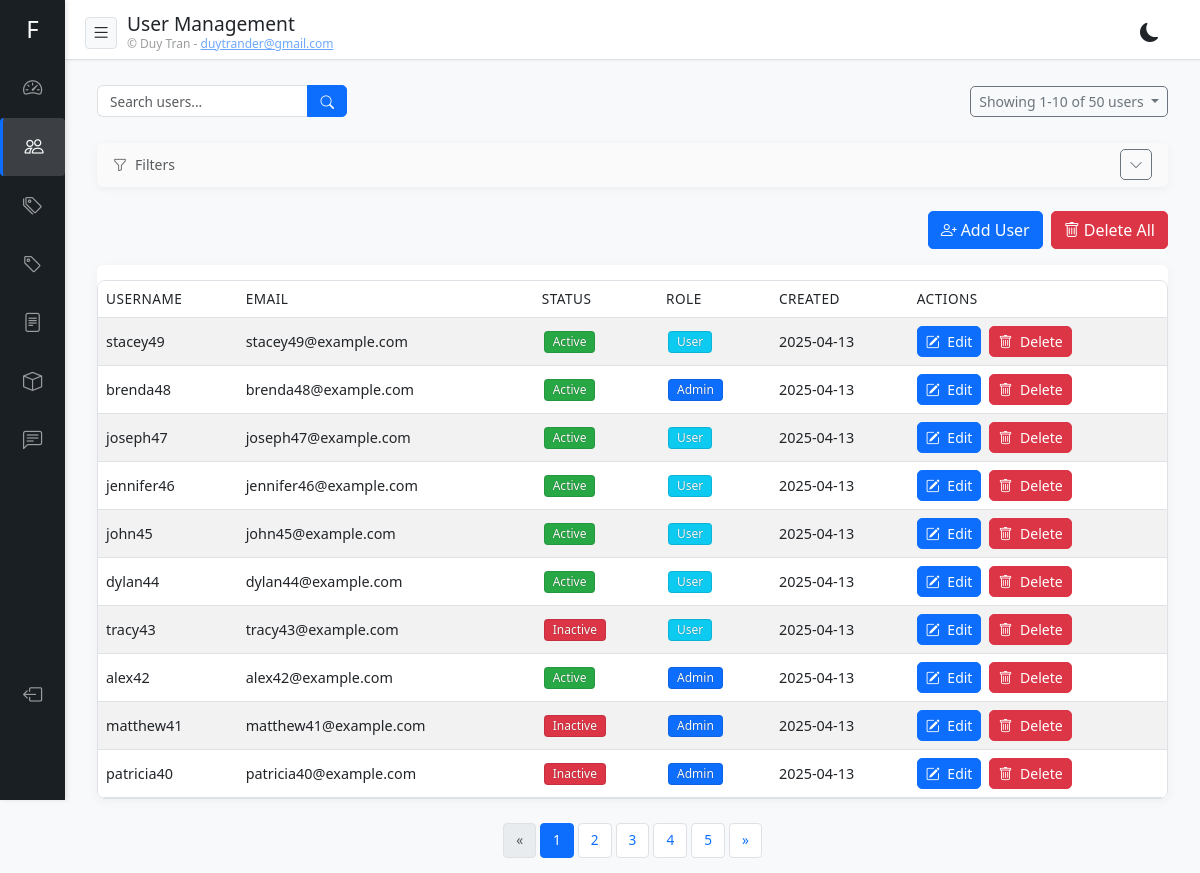
The page /admin/users/ (signed in) on the database as committed earlier.
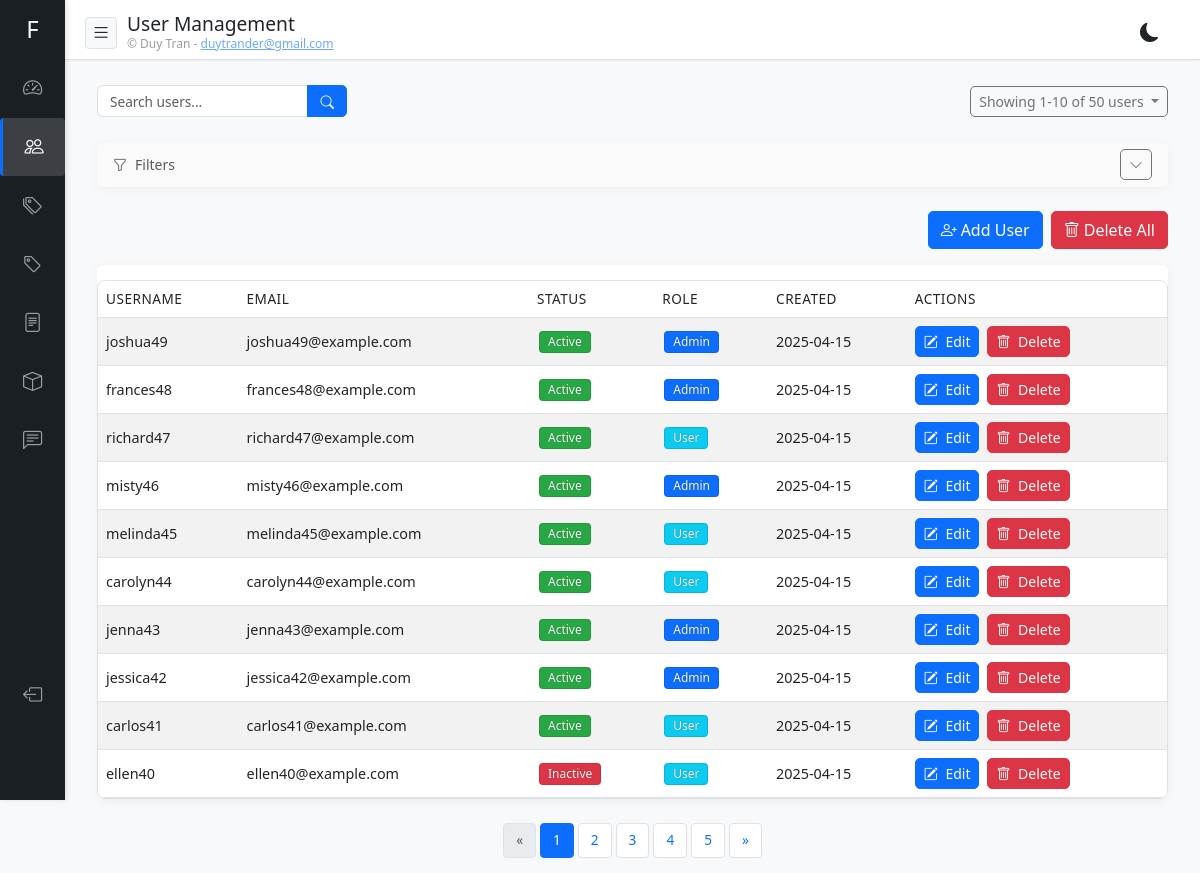
The same page on the database as committed later.
### app/models.py (models this page shows)
class UserBase(SQLModel):
    username: str = Field(max_length=50, index=True, unique=True)
    email: EmailStr = Field(max_length=200, index=True, unique=True)
    is_active: bool = Field(default=True)
    is_superuser: bool = Field(default=False)
    first_name: Optional[str] = Field(default=None, max_length=100)
    last_name: Optional[str] = Field(default=None, max_length=100)

class User(UserBase, table=True):
    id: Optional[int] = Field(default=None, primary_key=True)
    password: str = Field(max_length=200)
    created_at: datetime = Field(default_factory=datetime.utcnow)
    updated_at: datetime = Field(default_factory=datetime.utcnow, sa_column_kwargs={"onupdate": datetime.utcnow})
    articles: List["Article"] = Relationship(back_populates="author")
    comments: List["Comment"] = Relationship(back_populates="author")

### app/routers/users.py (the view)
@router.get("/", response_class=HTMLResponse)
async def admin_users(
    request: Request,
    q: str = None,
    page: int = 1,
    page_size: int = 10,
    status: Optional[str] = None,
    date_from: Optional[str] = None,
    date_to: Optional[str] = None,
    db: Session = Depends(get_db)
):
    user = await get_user_from_cookie(request, db)
    if not user or not user.is_superuser:
        return RedirectResponse(url="/admin/login", status_code=303)
    query = select(User)
    applied_filters = 0
    if q:
        search_term = f"%{q}%"
        query = query.where(
            or_(
                User.username.ilike(search_term),
                User.email.ilike(search_term),
                User.first_name.ilike(search_term),
                User.last_name.ilike(search_term)
            )
        )
    if status:
        if status == 'published':  # We'll use 'published' for active users to be consistent with article status
            query = query.where(User.is_active == True)
            applied_filters += 1
        elif status == 'draft':    # We'll use 'draft' for inactive users
            query = query.where(User.is_active == False)
            applied_filters += 1
    if date_from:
        try:
            from_date = datetime.strptime(date_from, '%Y-%m-%d')
            query = query.where(User.created_at >= from_date)
            applied_filters += 1
        except ValueError:
            pass
    if date_to:
        try:
            to_date = datetime.strptime(date_to, '%Y-%m-%d')
            to_date = to_date.replace(hour=23, minute=59, second=59)
            query = query.where(User.created_at <= to_date)
            applied_filters += 1
        except ValueError:
            pass
    count_query = select(func.count()).select_from(query.subquery())
    total_records = db.execute(count_query).scalar_one()
    total_pages = (total_records + page_size - 1) // page_size
    page = max(1, min(page, total_pages) if total_pages > 0 else 1)
    offset = (page - 1) * page_size
    paginated_query = query.order_by(desc(User.created_at)).offset(offset).limit(page_size)
    users = db.execute(paginated_query).scalars().all()
    return templates.TemplateResponse(
        "admin/users/list.html",
        {
            "request": request,
            "user": user,
            "users": users,
            "query": q,
            "message": request.query_params.get("message"),
            "pagination": {
                "page": page,
                "page_size": page_size,
                "total_pages": total_pages,
                "total_records": total_records,
                "has_prev": page > 1,
                "has_next": page < total_pages
            },
            "filter_status": status,
            "filter_date_from": date_from,
            "filter_date_to": date_to,
            "applied_filters": applied_filters
        }
    )

### templates/admin/users/list.html (shortened to what this page needs)
{% extends "admin/base.html" %}  {% block header_title %}User Management{% endblock %} {% block
content %}
<div class="container-fluid">
  <div class="row mb-3">
    <div class="col-12 col-md-6 mb-3 mb-md-0">
      <form action="/admin/users" method="get" class="search-form d-flex">
        <div class="input-group">
          <input
            type="text"
            name="q"
            class="form-control"
            placeholder="Search users..."
            value="{{ query or '' }}"
          />
          <button class="btn btn-primary" type="submit">
            <i class="bi bi-search"></i>
          </button>
        </div>
      </form>
    </div>
    <div class="col-12 col-md-6 d-flex justify-content-md-end align-items-center mt-2 mt-md-0">
      {% set item_name = 'users' %}
      {% set url_path = '/admin/users' %}
      {% include "admin/components/pagination_info.html" %}
    </div>
  </div>
  <div class="card mb-4">
    <div class="card-header filter-header d-flex justify-content-between align-items-center">
      <div class="d-flex align-items-center gap-2">
        <div class="text-muted small d-flex align-items-center">
          <i class="bi bi-funnel me-2"></i>Filters
        </div>
      </div>
      <button class="btn btn-sm btn-outline-secondary" type="button" data-bs-toggle="collapse" data-bs-target="#filterCollapse" aria-expanded="false" aria-controls="filterCollapse">
        <i class="bi bi-chevron-down"></i>
      </button>
    </div>
  </div>
  <div class="row">
    <div class="col-12">
      {% if users %}
      <div class="d-flex justify-content-end mb-3 gap-2">
        <a href="/admin/users/add" class="btn btn-primary">
          <i class="bi bi-person-plus me-1"></i><span>Add User</span>
        </a>
        {% if users and users|length > 1 %}
        <a href="/admin/users/delete-all" class="btn btn-danger">
          <i class="bi bi-trash me-1"></i><span>Delete All</span>
        </a>
        {% endif %}
      </div>
      <div class="d-none d-lg-block mb-4">
        <div class="card">
          <div class="card-body">
            <div class="table-responsive">
              <table class="table table-striped table-hover">
                <thead>
                  <tr>
                    <th>Username</th>
                    <th>Email</th>
                    <th>Status</th>
                    <th>Role</th>
                    <th>Created</th>
                    <th>Actions</th>
                  </tr>
                </thead>
                <tbody>
                  {% for user_item in users %}
                  <tr>
                    <td>{{ user_item.username }}</td>
                    <td>{{ user_item.email }}</td>
                    <td>
                      {% if user_item.is_active %}
                      <span class="badge active-badge">Active</span>
                      {% else %}
                      <span class="badge inactive-badge">Inactive</span>
                      {% endif %}
                    </td>
                    <td>
                      {% if user_item.is_superuser %}
                      <span class="badge bg-primary">Admin</span>
                      {% else %}
                      <span class="badge bg-info">User</span>
                      {% endif %}
                    </td>
                    <td>{{ user_item.created_at.strftime('%Y-%m-%d') }}</td>
                    <td>
                      <div class="d-flex gap-2">
                        <a
                          href="/admin/users/{{ user_item.id }}/edit"
                          class="btn btn-sm btn-primary"
                          title="Edit"
                        >
                          <i class="bi bi-pencil-square"></i>
                          <span class="d-none d-md-inline-block ms-1">Edit</span>
                        </a>
                        <button
                          type="button"
                          class="btn btn-sm btn-danger"
                          data-bs-toggle="modal"
                          data-bs-target="#deleteModal{{ user_item.id }}"
                          title="Delete"
                        >
                          <i class="bi bi-trash"></i>
                          <span class="d-none d-md-inline-block ms-1">Delete</span>
                        </button>
                      </div>
                    </td>
                  </tr>
                  {% endfor %}
                </tbody>
              </table>
            </div>
          </div>
        </div>
      </div>
      {% else %}
      <div class="alert alert-info mb-0" role="alert">No users found.</div>
      {% endif %}
      <div class="pagination-container">
        {% set url_path = '/admin/users' %}
        {% include "admin/components/pagination.html" %}
      </div>
    </div>
  </div>
</div>
{% endblock %}

### templates/admin/base.html (shortened to what this page needs)
<!DOCTYPE html>
<html>
  <head>
    <link
      href="https://cdn.jsdelivr.net/npm/bootstrap@5.3.0/dist/css/bootstrap.min.css"
      rel="stylesheet"
    />
    <link
      href="https://cdn.jsdelivr.net/npm/bootstrap-icons@1.10.0/font/bootstrap-icons.css"
      rel="stylesheet"
    />
    <link
      rel="stylesheet"
      href="https://uicdn.toast.com/editor/latest/toastui-editor.min.css"
    />
  </head>
  <body>
    <div class="dashboard">
      <div class="sidebar" id="sidebar">
        <h1>FastAPI CMS</h1>
        <ul>
          <li><a href="/admin/dashboard" {% if '/admin/dashboard' in request.path %}class="active"{% endif %}><i class="bi bi-speedometer2"></i> <span>Dashboard</span></a></li>
          <li><a href="/admin/users" {% if '/admin/users' in request.path %}class="active"{% endif %}><i class="bi bi-people"></i> <span>Users</span></a></li>
          <li><a href="/admin/categories" {% if '/admin/categories' in request.path %}class="active"{% endif %}><i class="bi bi-tags"></i> <span>Categories</span></a></li>
          <li><a href="/admin/tags" {% if '/admin/tags' in request.path %}class="active"{% endif %}><i class="bi bi-tag"></i> <span>Tags</span></a></li>
          <li><a href="/admin/articles" {% if '/admin/articles' in request.path %}class="active"{% endif %}><i class="bi bi-file-text"></i> <span>Articles</span></a></li>
          <li><a href="/admin/products" {% if '/admin/products' in request.path %}class="active"{% endif %}><i class="bi bi-box"></i> <span>Products</span></a></li>
          <li><a href="/admin/comments" {% if '/admin/comments' in request.path %}class="active"{% endif %}><i class="bi bi-chat-left-text"></i> <span>Comments</span></a></li>
        </ul>
        <ul class="mt-auto mb-3">
          <li><a href="/admin/logout"><i class="bi bi-box-arrow-left"></i> <span>Logout</span></a></li>
        </ul>
      </div>
      <div class="content">
        <div class="header">
          <div class="d-flex align-items-center">
            <button class="mobile-toggle" id="sidebarToggle">
              <i class="bi bi-list"></i>
            </button>
            <div class="d-flex align-items-start flex-column">
              <h1 class="mb-0">
                {% block header_title %}Admin Dashboard{% endblock %}
              </h1>
              <small class="text-muted"
                >&copy; Duy Tran -
                <a href="mailto:duytrander@gmail.com"
                  >duytrander@gmail.com</a
                ></small
              >
            </div>
          </div>
          <div class="header-buttons d-flex align-items-center">
            <button id="darkModeToggle" class="dark-mode-toggle" aria-label="Toggle dark mode">
              <i class="bi bi-moon-fill"></i>
            </button>
          </div>
        </div>
        {% block content %}{% endblock %}
      </div>
    </div>
  </body>
</html>

### templates/admin/components/pagination_info.html (shortened to what this page needs)
{% if pagination and pagination.total_records > 0 %} {% set from_record =
(pagination.page - 1) * pagination.page_size + 1 %} {% set calculated_to =
pagination.page * pagination.page_size %} {% set to_record = calculated_to if
calculated_to <= pagination.total_records else pagination.total_records %}
<div class="dropdown">
  <button
    class="btn btn-sm btn-outline-secondary dropdown-toggle"
    type="button"
    id="paginationDropdown"
    data-bs-toggle="dropdown"
    aria-expanded="false"
  >
    Showing {{ from_record }}-{{ to_record }} of {{ pagination.total_records }}
    {{ item_name }}
  </button>
</div>
{% endif %}

### templates/admin/components/pagination.html (shortened to what this page needs)
{% if pagination and pagination.total_pages > 1 %}  {% macro query_params(page_num) %}
page={{ page_num }}&page_size={{ pagination.page_size }}  {% endmacro %}
<div class="card-footer">
  <nav aria-label="Page navigation">
    <ul class="pagination justify-content-center mb-0">
      <li class="page-item {% if not pagination.has_prev %}disabled{% endif %}">
        <a
          class="page-link"
          href="{{ url_path }}?{{ query_params(pagination.page - 1) }}"
          aria-label="Previous"
        >
          <span aria-hidden="true">&laquo;</span>
        </a>
      </li>
      {% set start_page = [1, pagination.page - 2]|max %} {% set end_page =
      [pagination.total_pages, start_page + 4]|min %} {% set start_page = [1,
      end_page - 4]|max %}  {% for p in range(start_page, end_page + 1) %}
      <li class="page-item {% if p == pagination.page %}active{% endif %}">
        <a class="page-link" href="{{ url_path }}?{{ query_params(p) }}"
          >{{ p }}</a
        >
      </li>
      {% endfor %}
      <li class="page-item {% if not pagination.has_next %}disabled{% endif %}">
        <a
          class="page-link"
          href="{{ url_path }}?{{ query_params(pagination.page + 1) }}"
          aria-label="Next"
        >
          <span aria-hidden="true">&raquo;</span>
        </a>
      </li>
    </ul>
  </nav>
</div>
{% endif %}

### templates/admin/users/list.html (style rules this page uses)
.badge { color: #fff !important; text-shadow: 0 0 1px rgba(0, 0, 0, 0.5); border: 1px solid rgba(0, 0, 0, 0.1); }
.card-header { background-color: var(--card-bg); border-bottom: none; }
.card-header.filter-header { padding: 0.4rem 1rem; background-color: rgba(0, 0, 0, 0.02); }
.active-badge { background-color: #28a745 !important; }
.inactive-badge { background-color: #dc3545 !important; }
.pagination { margin: 0; border-radius: 4px; }
.pagination .page-item .page-link { padding: 0.375rem 0.75rem; border-radius: 4px; margin: 0 2px; }
.table tr td, .table tr th { padding: 0.5rem; }
.table-responsive { padding: 0; }
.card-body { padding: 0; }

Rows that differ between the two databases and show on the page:
removed User: username "joseph47", email "joseph47@example.com", is_active "Active", is_superuser "User", created_at "2025-04-13"
removed User: username "jennifer46", email "jennifer46@example.com", is_active "Active", is_superuser "User", created_at "2025-04-13"
removed User: username "john45", email "john45@example.com", is_active "Active", is_superuser "User", created_at "2025-04-13"
removed User: username "tracy43", email "tracy43@example.com", is_active "Inactive", is_superuser "User", created_at "2025-04-13"
removed User: username "alex42", email "alex42@example.com", is_active "Active", is_superuser "Admin", created_at "2025-04-13"
removed User: username "matthew41", email "matthew41@example.com", is_active "Inactive", is_superuser "Admin", created_at "2025-04-13"
removed User: username "patricia40", email "patricia40@example.com", is_active "Inactive", is_superuser "Admin", created_at "2025-04-13"
changed User: username "stacey49" → "joshua49"; email "stacey49@example.com" → "joshua49@example.com"; created_at "2025-04-13" → "2025-04-15"; is_superuser "User" → "Admin"
changed User: username "brenda48" → "frances48"; email "brenda48@example.com" → "frances48@example.com"; created_at "2025-04-13" → "2025-04-15"
added User: username "richard47", email "richard47@example.com", is_active "Active", is_superuser "User", created_at "2025-04-15"
added User: username "misty46", email "misty46@example.com", is_active "Active", is_superuser "Admin", created_at "2025-04-15"
added User: username "melinda45", email "melinda45@example.com", is_active "Active", is_superuser "User", created_at "2025-04-15"
changed User: username "dylan44" → "carolyn44"; email "dylan44@example.com" → "carolyn44@example.com"; created_at "2025-04-13" → "2025-04-15"
added User: username "jenna43", email "jenna43@example.com", is_active "Active", is_superuser "Admin", created_at "2025-04-15"
added User: username "jessica42", email "jessica42@example.com", is_active "Active", is_superuser "Admin", created_at "2025-04-15"
added User: username "carlos41", email "carlos41@example.com", is_active "Active", is_superuser "User", created_at "2025-04-15"
added User: username "ellen40", email "ellen40@example.com", is_active "Inactive", is_superuser "User", created_at "2025-04-15"
